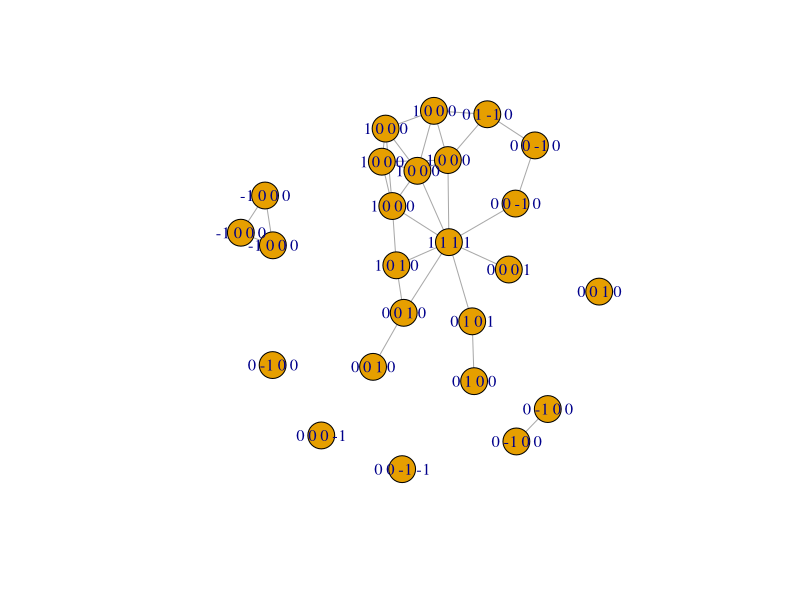

Reproduce this figure in R.

library(reshape)
library(data.table)
library(dplyr)
library(sqldf)
library(slam)

rm(list=ls())
qpca <- function(A,rank=0){
  A.svd <- svd(A)
  if(rank>0&rank<ncol(A)){
  lambda <- A.svd$d[rank]*0.99 + A.svd$d[rank+1]*0.01
  } else {
  lambda <- 0
  }
  d <- A.svd$d-lambda
  d <- d[d > 1e-8]
  r <- length(d)
  prop <- d^2;
  prop <- cumsum(prop/sum(prop))
  d <- diag(d,length(d),length(d))
  u <- A.svd$u[,1:r,drop=F]
  v <- A.svd$v[,1:r,drop=F]
  x <- u%*%sqrt(d)
  y <- sqrt(d)%*%t(v)
  z <- x %*% y
  list(rank=r,X=x,Y=y,Z=x%*%y,prop=prop)
}

#generate insight
clabel <- matrix(rnorm(100),25,4,dimnames=list(paste0('c',1:25),paste0('l',1:4)))
clabel <- sign(clabel) * (abs(clabel)>1)
clabel[rowSums(clabel!=0)==0,1] <- 1
clabel_bk <- clabel
clabel <- filter(reshape::melt(clabel),value!=0)
colnames(clabel)[1:2] <- c('copy','label')
ulabel <- matrix(rnorm(10000),2500,4,dimnames=list(paste0('u',1:2500),paste0('l',1:4)))
ulabel_bk <- ulabel <- sign(ulabel) * (abs(ulabel)>1)
ulabel <- filter(reshape::melt(ulabel),value!=0)
colnames(ulabel)[1:2] <- c('user','label')

#generate transaction level data
trans <- sqldf(
  'select a.user, b.copy
  from ulabel a left join clabel b
  where a.label = b.label and a.value = b.value
  '
)
trans <- unique(trans)
trans <- trans[sample(1:nrow(trans),nrow(trans)*0.1),]

#copy matrix
ccscript <- sqldf(
  'select a.copy as copyi, b.copy as copyj, count(1) as count
  from trans a left join trans b
  where a.user = b.user
  group by a.copy, b.copy'
)
ccmat <- slam::simple_triplet_matrix(
match(ccscript$copyi,paste0('c',1:25)),
match(ccscript$copyj,paste0('c',1:25)),
ccscript$count
)
dimnames(ccmat) <- list(paste0('c',1:25),paste0('c',1:25))
ccmat <- as.matrix(ccmat)
ccmat <- ccmat[rowSums(ccmat)>0,colSums(ccmat)>0]
ccmat <- ccmat/diag(ccmat)

#try pca
ccqpca <- qpca(ccmat);
print(ccqpca$prop)
ccqpca <- qpca(ccmat,rank=which(ccqpca$prop>=0.9)[1])
x <- ccqpca$X
y <- scale(t(ccqpca$Y))
diag(ccmat) <- 0
dimnames(ccmat) <- list(
  paste(apply(clabel_bk,1,paste0,collapse=' ')),
  paste(apply(clabel_bk,1,paste0,collapse=' ')))
plot(igraph::graph_from_adjacency_matrix(ccmat > 0.1,mode='undirected'))
